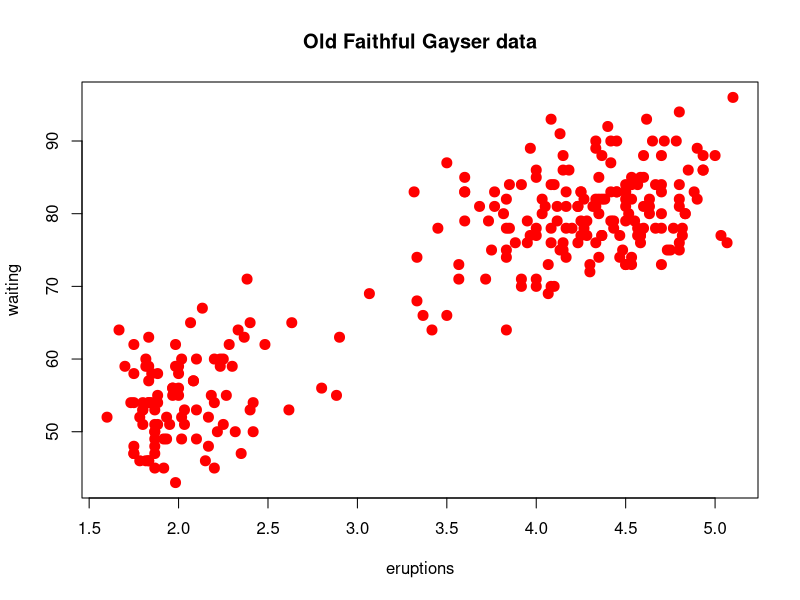

The R script that drew this image:
## ---- chunk 1
library(datasets)
data(faithful)
names(faithful)
#Open pdf device,create myplot.pdf in my working directory.
pdf(file="myplot.pdf")
#Create the plot and send to file device
with(faithful,plot(eruptions,waiting,cex=2,pch=20,col="red"))
title(main="Old Faithful Gayser data")
dev.off()
#plot can be found in your working directory not on the screen.

